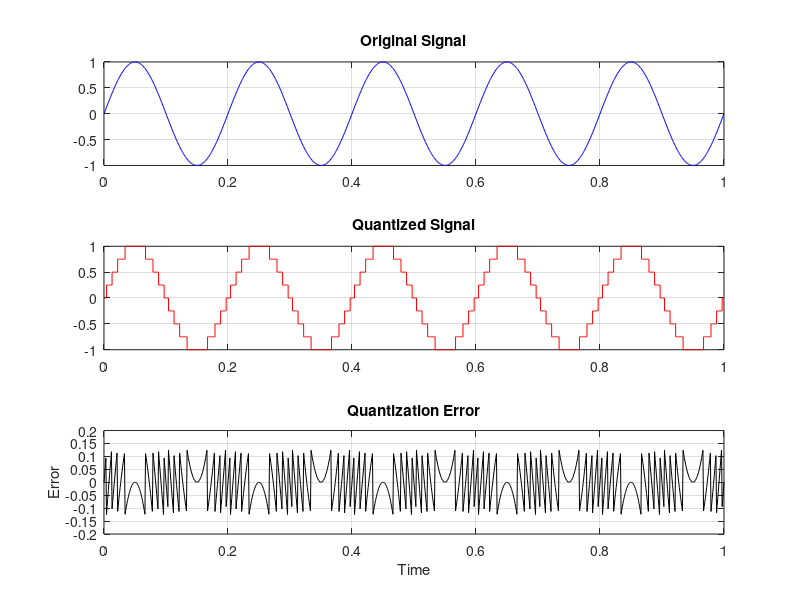

Write the MATLAB code that produced this figure.
clc;
clear;
close all;

% Original signal
t = 0:0.001:1;
x = sin(2*pi*5*t);

% Quantization
L = 8;
delta = 2/L;
xq = round(x/delta)*delta;

% Quantization error
e = x - xq;

% Mean Squared Error
MSE = mean(e.^2);

disp(['Mean Squared Error = ', num2str(MSE)])

figure;

subplot(3,1,1)
plot(t,x,'b')
title('Original Signal')
grid on

subplot(3,1,2)
stairs(t,xq,'r')
title('Quantized Signal')
grid on

subplot(3,1,3)
plot(t,e,'k')
title('Quantization Error')
xlabel('Time')
ylabel('Error')
grid on
